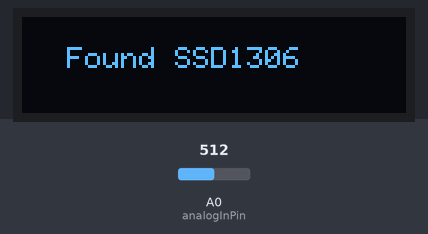
A sketch run on a simulated Arduino Uno, built with avr-gcc and run on an emulated ATmega328P. On the bench: 128×32 one-colour display. The test bench sets the inputs (shaded band); at power-on: A0 (analogInPin) = 512. The display library's start-up logo is not drawn; what the sketch prints to the serial monitor is not drawn.

Above: at 0.1 s.

The sketch:

acs723-lcd.ino
```cpp
#include <Wire.h>
#include <Adafruit_SSD1306.h>
#include <OneWire.h>

#define SCREEN_WIDTH 128 // OLED display width, in pixels
#define SCREEN_HEIGHT 32 // OLED display height, in pixels
#define OLED_RESET     4 // Reset pin # (or -1 if sharing Arduino reset pin)
#define SCREEN_ADDRESS 0x3C //< See datasheet for Address; 0x3D for 128x64, 0x3C for 128x32


Adafruit_SSD1306 display(SCREEN_WIDTH, SCREEN_HEIGHT, &Wire, OLED_RESET);

const int analogInPin = A0;

// Number of samples to average the reading over
// Change this to make the reading smoother... but beware of buffer overflows!
const int avgSamples = 10;
int sensorValue = 0;

float sensitivity = 1000.0 / 400.0; //1000mA per 400mV = 2.5
float Vref = 2500; // Output voltage with no current: ~ 2500mV or 2.5V


void initSSD1306() {
  if(!display.begin(SSD1306_SWITCHCAPVCC, SCREEN_ADDRESS)) {
    Serial.println(F("SSD1306 allocation failed"));
    for(;;); // Don't proceed, loop forever
  }

  // Show initial display buffer contents on the screen --
  // the library initializes this with an Adafruit splash screen.
  display.display();

  // Clear the buffer
  display.clearDisplay();
  display.setTextSize(1);
  display.setTextColor(SSD1306_WHITE);
  printMessage("Found SSD1306");
}

void displayValue(String type, float value, String unit, uint8_t line) {
  if(line == 1) {
    display.setCursor(5, 5);
  } else {
    display.setCursor(5, 21);
  }
  display.print(type);
  display.print(value);
  display.print(unit);
  display.display();
  Serial.print(type);
  Serial.print(value);
  Serial.println(unit);
}

void printMessage(String message) {
  display.clearDisplay();
  display.setCursor(15, 10);
  display.print(message);
  display.display();
  Serial.println(message);
}


void setup() {
  Serial.begin(9600);

  while (!Serial) { delay(10); } // Wait for serial console to open!

  initSSD1306();
  delay(2000);
}


void loop() {

   // read the analog in value:
  for (int i = 0; i < avgSamples; i++)
  {
    sensorValue += analogRead(analogInPin);

    // wait 2 milliseconds before the next loop
    // for the analog-to-digital converter to settle
    // after the last reading:
    delay(5);

  }

  sensorValue = sensorValue / avgSamples;

  // The on-board ADC is 10-bits -> 2^10 = 1024 -> 5V / 1024 ~= 4.88mV
  // The voltage is in millivolts
  float voltage = 4.88 * sensorValue;

  // This will calculate the actual current (in mA)
  // Using the Vref and sensitivity settings you configure
  float current = (voltage - Vref) * sensitivity;

  //display.clearDisplay();
  //displayValue("Current: ", voltage, " mV",1);


  // This is the raw sensor value, not very useful without some calculations
  Serial.println(sensorValue);
  Serial.println(voltage);
  Serial.println(current);

  //Serial.println("mV");

  delay(5000);
}
```
